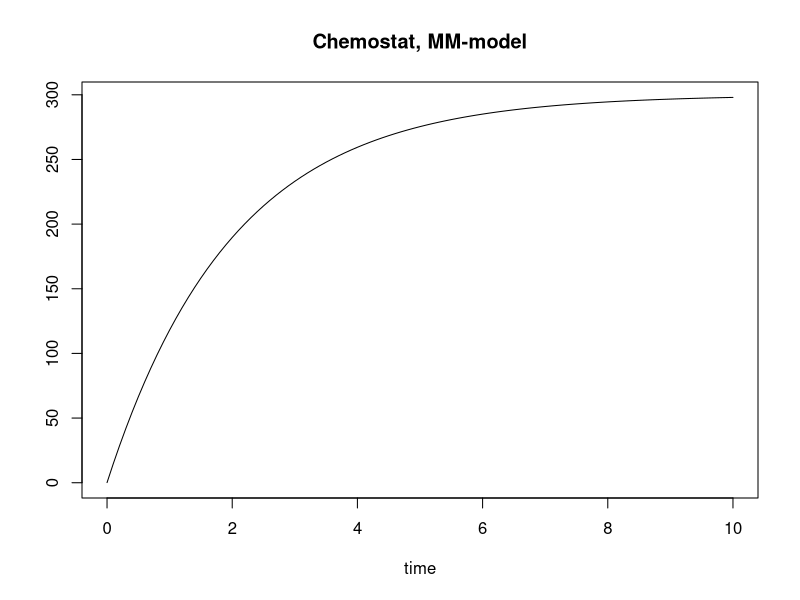

Generate this figure with R:
rm(list=ls())
# First load the deSolve package:
library(deSolve)

# define the growth function for the Chemostat combined with Michaelis Menten model:
mm_sys <- function(t, c, P){
  dcdt <- P$I-P$mu*c+((-P$Kmax*c/(P$kn+c))*P$n)
  return(list(dcdt))
  
}
 
# set up a vector of time-points for the output:
timevec <- seq( 0, 10, by=0.1 )

# we need a list of parameters:
P <- list( I=200, Kmax=0.5, kn=0.01, mu=0.5, n=100)

c0 <- 0.1  # initial nutrient concentration

# call the ode function to solve the differnetial equation:
out <- ode( y = c0, func = mm_sys, times = timevec, parms = P)

# plot the output
plot(out, main='Chemostat, MM-model')

#par(op)
